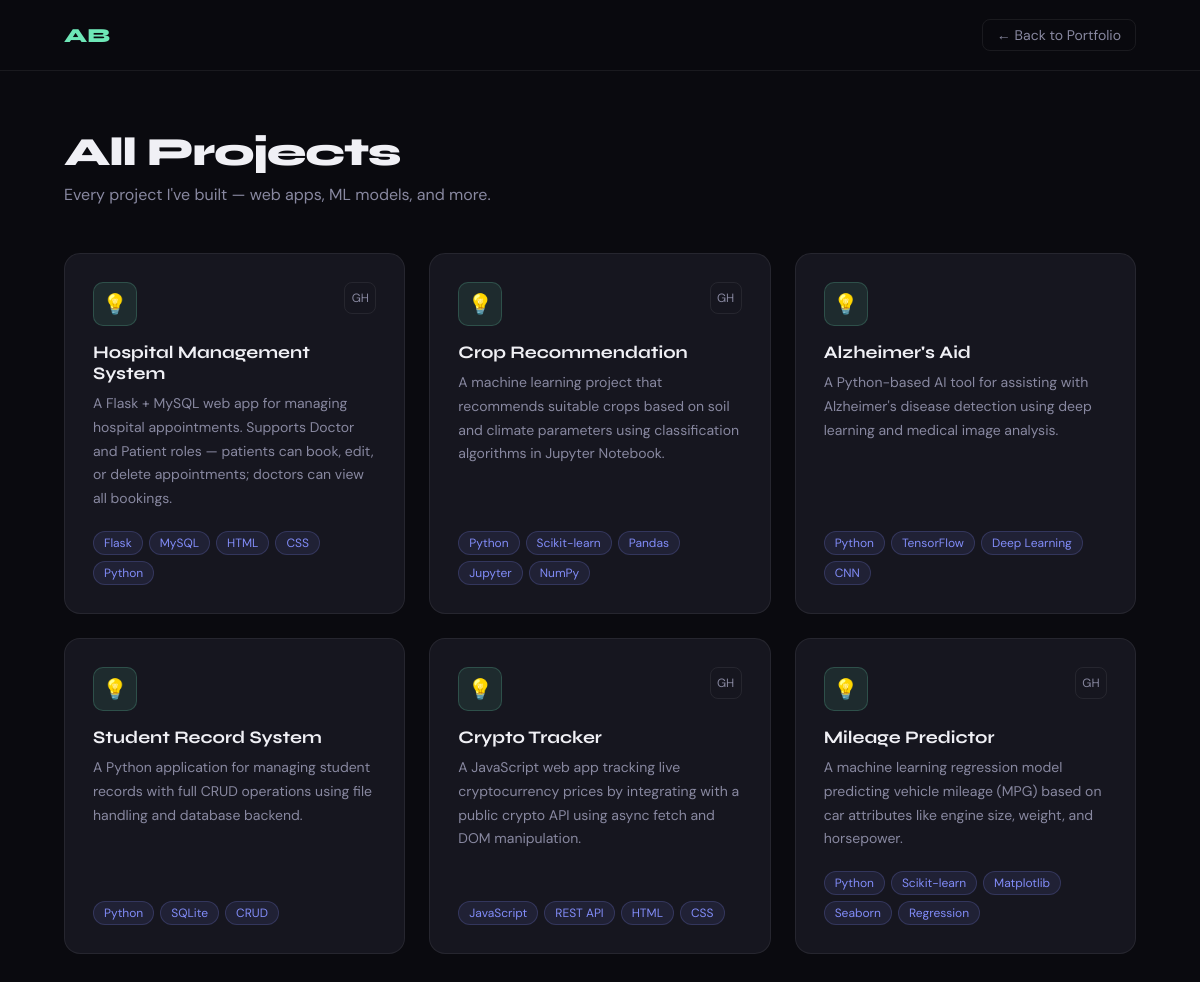
/projects/, run on the app's committed database.
### portfolio/models.py (models this page shows, shortened)
class Project(models.Model):
    title = models.CharField(max_length=200)
    description = models.TextField()
    tech_stack = models.CharField(max_length=300, help_text="Comma-separated technologies")
    github_url = models.URLField(blank=True)
    live_url = models.URLField(blank=True)
    image = models.ImageField(upload_to='projects/', blank=True, null=True)
    is_featured = models.BooleanField(default=False)
    order = models.IntegerField(default=0)
    created_at = models.DateTimeField(auto_now_add=True)
    class Meta:
        ordering = ['order', '-created_at']
    def get_tech_list(self):
        return [t.strip() for t in self.tech_stack.split(',') if t.strip()]

### portfolio/views.py (the view)
# urls.py: path('projects/', views.projects, name='projects'),
def projects(request):
    all_projects = Project.objects.all()
    context = {'projects': all_projects}
    return render(request, 'portfolio/projects.html', context)

### portfolio/templates/portfolio/projects.html (shortened to what this page needs)
{% load static %}
<!DOCTYPE html>
<html lang="en">
<head>
</head>
<body>
<nav>
  <a href="{% url 'home' %}" class="nav-logo">AB</a>
  <a href="{% url 'home' %}" class="back-btn">← Back to Portfolio</a>
</nav>
<main>
  <h1 class="page-title">All Projects</h1>
  <p class="page-sub">Every project I've built — web apps, ML models, and more.</p>
  <div class="grid">
    {% for project in projects %}
    <div class="card">
      <div class="card-top">
        <div class="icon">💡</div>
        <div class="links">
          {% if project.github_url %}<a href="{{ project.github_url }}" class="link" target="_blank">GH</a>{% endif %}
        </div>
      </div>
      <div class="card-title">{{ project.title }}</div>
      <div class="card-desc">{{ project.description }}</div>
      <div class="tags">
        {% for tech in project.get_tech_list %}<span class="tag">{{ tech }}</span>{% endfor %}
      </div>
    </div>
    {% empty %}
    <p style="color:var(--muted)">No projects yet. Add them via the admin panel!</p>
    {% endfor %}
  </div>
</main>
</body>
</html>

### portfolio/templates/portfolio/projects.html (style rules this page uses)
:root { --bg: #0a0a0f; --surface: #111118; --card: #16161f; --border: rgba(255,255,255,0.07); --accent: #6ee7b7; --accent2: #818cf8; --text: #f0f0f5; --muted: #8888a0; --nav-bg: rgba(10,10,15,0.85); }
* { box-sizing: border-box; margin: 0; padding: 0; }
html { transition: background-color 0.3s, color 0.3s; }
body { background: var(--bg); color: var(--text); font-family: 'DM Sans', sans-serif; transition: background-color 0.3s, color 0.3s; }
nav { position: fixed; top: 0; left: 0; right: 0; z-index: 100; display: flex; align-items: center; justify-content: space-between; padding: 1.2rem 4rem; background: var(--nav-bg); backdrop-filter: blur(16px); border-bottom: 1px solid var(--border); transition: background-color 0.3s; }
.nav-logo { font-family: 'Syne', sans-serif; font-weight: 800; font-size: 1.25rem; color: var(--accent); text-decoration: none; }
.back-btn { display: inline-flex; align-items: center; gap: 6px; color: var(--muted); text-decoration: none; font-size: 0.875rem; border: 1px solid var(--border); padding: 6px 14px; border-radius: 8px; transition: all 0.2s; }
main { padding: 8rem 4rem 4rem; }
.page-title { font-family: 'Syne', sans-serif; font-size: 2.5rem; font-weight: 800; letter-spacing: -0.03em; margin-bottom: 0.5rem; }
.page-sub { color: var(--muted); margin-bottom: 3rem; }
.grid { display: grid; grid-template-columns: repeat(auto-fill, minmax(340px, 1fr)); gap: 1.5rem; }
.card { background: var(--card); border: 1px solid var(--border); border-radius: 16px; padding: 1.75rem; transition: border-color 0.2s, transform 0.2s; display: flex; flex-direction: column; }
.card-top { display: flex; justify-content: space-between; align-items: flex-start; margin-bottom: 1rem; }
.icon { width: 44px; height: 44px; border-radius: 10px; background: rgba(110,231,183,0.1); border: 1px solid rgba(110,231,183,0.2); display: flex; align-items: center; justify-content: center; font-size: 1.25rem; }
.links { display: flex; gap: 8px; }
.link { display: flex; align-items: center; justify-content: center; width: 32px; height: 32px; border-radius: 8px; border: 1px solid var(--border); color: var(--muted); text-decoration: none; font-size: 0.75rem; transition: all 0.2s; }
.card-title { font-family: 'Syne', sans-serif; font-size: 1.1rem; font-weight: 700; margin-bottom: 0.5rem; }
.card-desc { font-size: 0.875rem; color: var(--muted); line-height: 1.7; flex: 1; }
.tags { display: flex; flex-wrap: wrap; gap: 6px; margin-top: 1.25rem; }
.tag { font-size: 0.75rem; padding: 3px 10px; border-radius: 100px; background: rgba(129,140,248,0.1); color: var(--accent2); border: 1px solid rgba(129,140,248,0.2); }

### data on the page
Project: title "Hospital Management System", description "A Flask + MySQL web app for managing hospital appointments. Supports Doctor and Patient roles — patients can book, edit, or delete appointments; doctors can view all bookings.", get_tech_list "Flask" "MySQL" "HTML" "CSS" "Python"
Project: title "Crop Recommendation", description "A machine learning project that recommends suitable crops based on soil and climate parameters using classification algorithms in Jupyter Notebook.", get_tech_list "Python" "Scikit-learn" "Pandas" "Jupyter" "NumPy"
Project: title "Alzheimer's Aid", description "A Python-based AI tool for assisting with Alzheimer's disease detection using deep learning and medical image analysis.", get_tech_list "Python" "TensorFlow" "Deep Learning" "CNN"
Project: title "Student Record System", description "A Python application for managing student records with full CRUD operations using file handling and database backend.", get_tech_list "Python" "SQLite" "CRUD"
Project: title "Crypto Tracker", description "A JavaScript web app tracking live cryptocurrency prices by integrating with a public crypto API using async fetch and DOM manipulation.", get_tech_list "JavaScript" "REST API" "HTML" "CSS"
Project: title "Mileage Predictor", description "A machine learning regression model predicting vehicle mileage (MPG) based on car attributes like engine size, weight, and horsepower.", get_tech_list "Python" "Scikit-learn" "Matplotlib" "Seaborn" "Regression"
